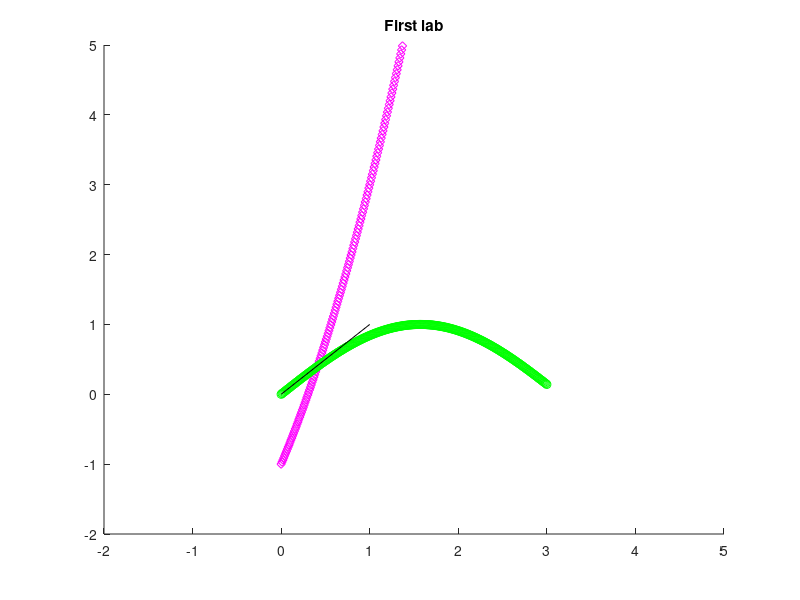

Write the MATLAB code that produced this figure.
function lab01()
  clf
  hold on
  x=[0 :0.01: 3];
  y=x.^2+3*x-1;
  plot(x,y,'dm')
  z=sin(x);
  plot(x,z,'og')
  title('First lab')
  axis([-2 5 -2 5])
  line()
end